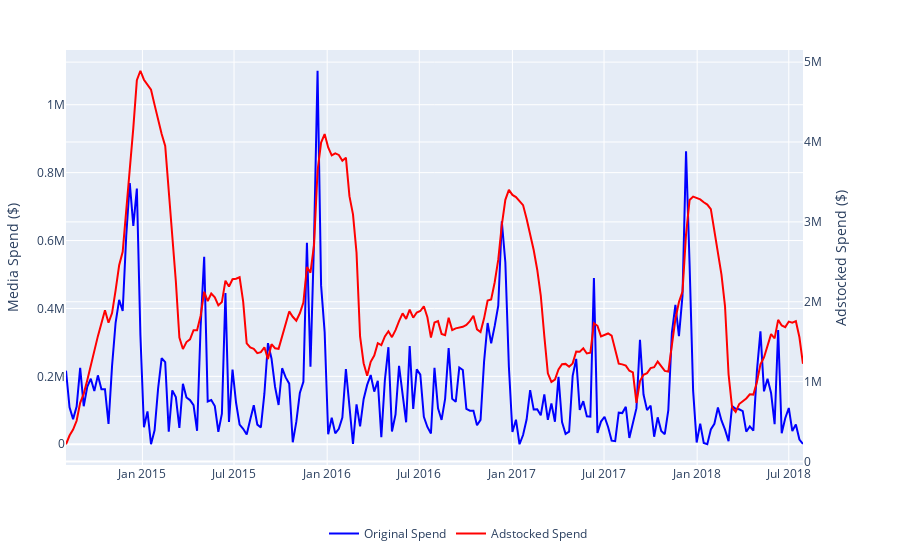

Notebook source saved alongside this figure:
### Code cell
import plotly.graph_objects as go
from plotly.subplots import make_subplots

media = 'vidtr'
spend_col = f'mdsp_{media}'
adstock_col = f'mdsp_{media}_adstock'

fig = make_subplots(specs=[[{"secondary_y": True}]])

fig.add_trace(
    go.Scatter(x=df.index, y=df[spend_col], name="Original Spend", line=dict(color='blue')),
    secondary_y=False
)

fig.add_trace(
    go.Scatter(x=df.index, y=df[adstock_col], name="Adstocked Spend", line=dict(color='red')),
    secondary_y=True
)

fig.update_layout(
    showlegend=True,
    legend=dict(
        orientation="h",
        yanchor="bottom",
        y=-0.2,
        xanchor="center",
        x=0.5
    ),
    margin=dict(l=50, r=50, t=50, b=50)
)

fig.update_yaxes(title_text="Media Spend ($)", secondary_y=False)
fig.update_yaxes(title_text="Adstocked Spend ($)", secondary_y=True)
fig.show()

### Figure 1 — Plotly figure (JSON) as saved in the notebook; plotly's stock layout.template omitted (floating-point values rounded to 4 significant figures; data arrays with more than 128 entries replaced by an {"elided": "..."} marker saying what was removed)
{"data": [{"line": {"color": "blue"}, "name": "Original Spend", "type": "scatter", "x": {"elided": "209 str values"}, "xaxis": "x", "y": {"elided": "209 float values"}, "yaxis": "y"}, {"line": {"color": "red"}, "name": "Adstocked Spend", "type": "scatter", "x": {"elided": "209 str values"}, "xaxis": "x", "y": {"elided": "209 float values"}, "yaxis": "y2"}], "layout": {"legend": {"orientation": "h", "x": 0.5, "xanchor": "center", "y": -0.2, "yanchor": "bottom"}, "margin": {"b": 50, "l": 50, "r": 50, "t": 50}, "showlegend": true, "xaxis": {"anchor": "y", "domain": [0, 0.94]}, "yaxis": {"anchor": "x", "domain": [0, 1], "title": {"text": "Media Spend ($)"}}, "yaxis2": {"anchor": "x", "overlaying": "y", "side": "right", "title": {"text": "Adstocked Spend ($)"}}}}
